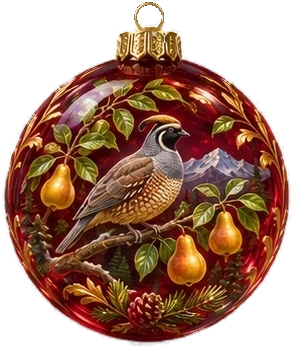
#> input picture social-media/campaigns/christmas-reels-2026-11/ornaments/day-01.webp, 295 x 348 px; its folder holds 4 pictures in this run
$ python make_ornament_reel.py
#> lines starting #> are read from the running program, lines starting #| are printed output that depends on the picture
"""Render the 12 Days ornament Reel (1080x1920, 30 fps, about 13 s) for American Tree Colorado.

Shows the day ornaments in order from ornaments/day-NN.webp. Each ornament holds for a moment with
its day number. The gift and prize-wheel
ornaments are left out because they read as prizes, and the Olympic-rings ornament is left out
because the rings are a protected emblem. No prices, offers or claims.
Usage: python3 make_ornament_reel.py  -> writes reel-4-twelve-days-ornaments.mp4 next to this script.
"""
import subprocess
from pathlib import Path

from PIL import Image, ImageDraw, ImageFont

HERE = Path(__file__).resolve().parent
ROOT = HERE.parents[2]
LOGO = ROOT / "website/assets/images/logo/AmericanTree_Logo_RGB@2x.png"
W, H, FPS = 1080, 1920, 30
AMBER, CREAM, BROWN, FOREST = (245, 166, 35), (253, 248, 238), (59, 42, 32), (30, 74, 46)
BOLD = "/usr/share/fonts/truetype/ibm-plex/IBMPlexSansCondensed-Bold.ttf"
SEMI = "/usr/share/fonts/truetype/ibm-plex/IBMPlexSansCondensed-SemiBold.ttf"

ORNAMENT_DUR = 0.75
TITLE_DUR, END_DUR = 2.0, 2.5
END_LINE = "Request a free estimate"
DAYS = [1, 2, 3, 4, 5, 6, 7, 8, 9, 10, 11, 12]


def font(path, size):
    return ImageFont.truetype(path, size)


def ease(t):
    return 1 - (1 - max(0.0, min(1.0, t))) ** 3


def background():
    bg = Image.new("RGBA", (W, H))
#> bg: PIL image 1080x1920 RGBA; every value is 0
    d = ImageDraw.Draw(bg)
    for y in range(H):
        t = y / (H - 1)
        d.line([(0, y), (W, y)], fill=tuple(int(FOREST[i] + (BROWN[i] - FOREST[i]) * t) for i in range(3)) + (255,))
    return bg


def centred(canvas, text, fnt, y, fill, alpha=1.0):
    layer = Image.new("RGBA", canvas.size, (0, 0, 0, 0))
    d = ImageDraw.Draw(layer)
    w = d.textlength(text, font=fnt)
    d.text(((W - w) / 2 + 3, y + 4), text, font=fnt, fill=(0, 0, 0, 170))
    d.text(((W - w) / 2, y), text, font=fnt, fill=fill + (255,))
    if alpha < 1:
        layer.putalpha(layer.getchannel("A").point(lambda v: int(v * max(0.0, alpha))))
    canvas.alpha_composite(layer)


def title_frame(base, t):
    f = base.copy()
    a = ease(t / 0.6)
    centred(f, "12 DAYS OF", font(SEMI, 56), 640, AMBER, a)
    centred(f, "HOLIDAY CHEER", font(BOLD, 110), 720, CREAM, a)
    centred(f, "Season's greetings from our crew", font(SEMI, 46), 880, CREAM, ease((t - 0.6) / 0.6))
    return f


def ornament_frame(base, ornament, day, t):
    f = base.copy()
    # Ornament grows in during the first third of the hold, then holds still.
    s = 0.85 + 0.15 * ease(t / (ORNAMENT_DUR * 0.4))
    size = int(860 * s)
    img = ornament.resize((size, round(ornament.height * size / ornament.width)), Image.LANCZOS)
    f.alpha_composite(img, ((W - img.width) // 2, 560 + (860 - img.height) // 2))
    centred(f, f"DAY {day}", font(BOLD, 96), 1480, AMBER, ease(t / 0.3))
    return f


def end_frame(base, logo, t):
    f = base.copy()
    a = ease(t / 0.6)
    lg = logo.copy()
    lg.putalpha(lg.getchannel("A").point(lambda v: int(v * a)))
    f.alpha_composite(lg, ((W - lg.width) // 2, 640 + int((1 - a) * 30)))
    centred(f, END_LINE, font(BOLD, 62), 1120, CREAM, ease((t - 0.5) / 0.5))
    # Instagram does not make links inside a video clickable, so the address is shown as text.
    centred(f, "americantreeserviceco.com/christmas", font(SEMI, 44), 1230, AMBER, ease((t - 0.8) / 0.5))
    return f


def main():
    base = background()
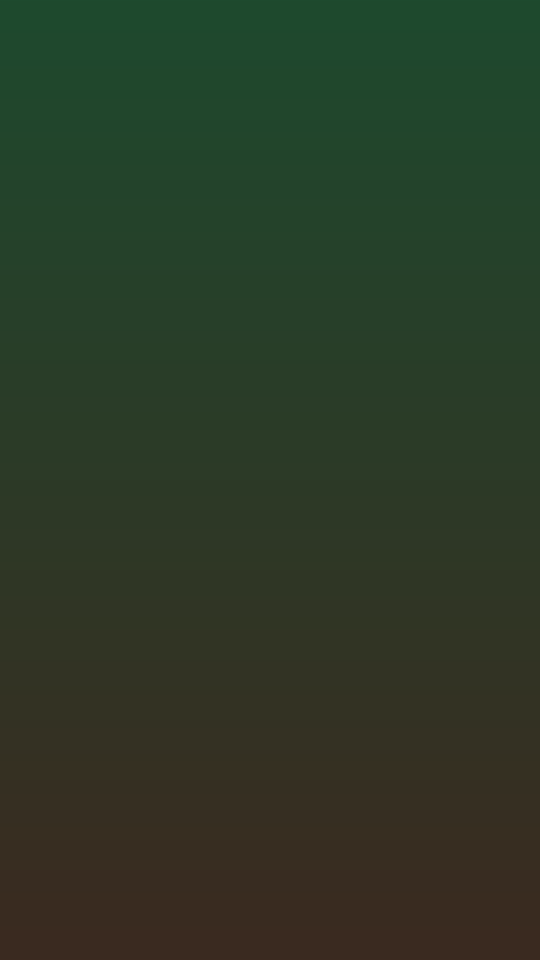
#> base: PIL image 1080x1920 RGBA (shown at 1/2 size); mean R, G, B, A 44, 57.5, 38.5, 255
    ornaments = {d: Image.open(HERE / "ornaments" / f"day-{d:02d}.webp").convert("RGBA") for d in DAYS}
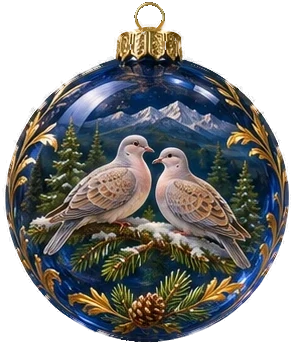
#> input picture social-media/campaigns/christmas-reels-2026-11/ornaments/day-02.webp, 293 x 345 px
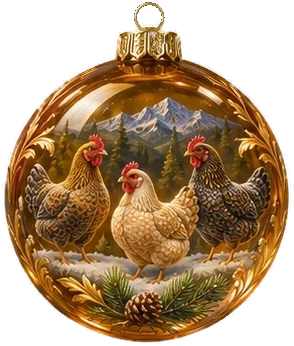
#> input picture social-media/campaigns/christmas-reels-2026-11/ornaments/day-03.webp, 294 x 346 px
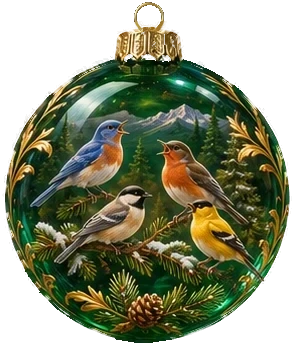
#> input picture social-media/campaigns/christmas-reels-2026-11/ornaments/day-04.webp, 294 x 345 px
    logo = Image.open(LOGO).convert("RGBA")
    lw = 700
    logo = logo.resize((lw, round(logo.height * lw / logo.width)), Image.LANCZOS)

    total = TITLE_DUR + ORNAMENT_DUR * len(DAYS) + END_DUR
    out = HERE / "reel-4-twelve-days-ornaments.mp4"
    proc = subprocess.Popen([
        "ffmpeg", "-y", "-loglevel", "error",
        "-f", "rawvideo", "-pix_fmt", "rgb24", "-s", f"{W}x{H}", "-r", str(FPS), "-i", "-",
        "-f", "lavfi", "-i", "anullsrc=channel_layout=stereo:sample_rate=44100",
        "-t", f"{total:.2f}", "-c:v", "libx264", "-pix_fmt", "yuv420p", "-crf", "20", "-preset", "medium",
        "-c:a", "aac", "-b:a", "128k", "-movflags", "+faststart", str(out),
    ], stdin=subprocess.PIPE)

    for i in range(int(TITLE_DUR * FPS)):
        proc.stdin.write(title_frame(base, i / FPS).convert("RGB").tobytes())
    for day in DAYS:
        for i in range(int(ORNAMENT_DUR * FPS)):
            proc.stdin.write(ornament_frame(base, ornaments[day], day, i / FPS).convert("RGB").tobytes())
    for i in range(int(END_DUR * FPS)):
        proc.stdin.write(end_frame(base, logo, i / FPS).convert("RGB").tobytes())
    proc.stdin.close()
    if proc.wait() != 0:
        raise SystemExit("ffmpeg failed")
    print(f"{out.name}: {total:.1f} s")


if __name__ == "__main__":
#> (the run stopped early here; a loop or call above may not have finished)
